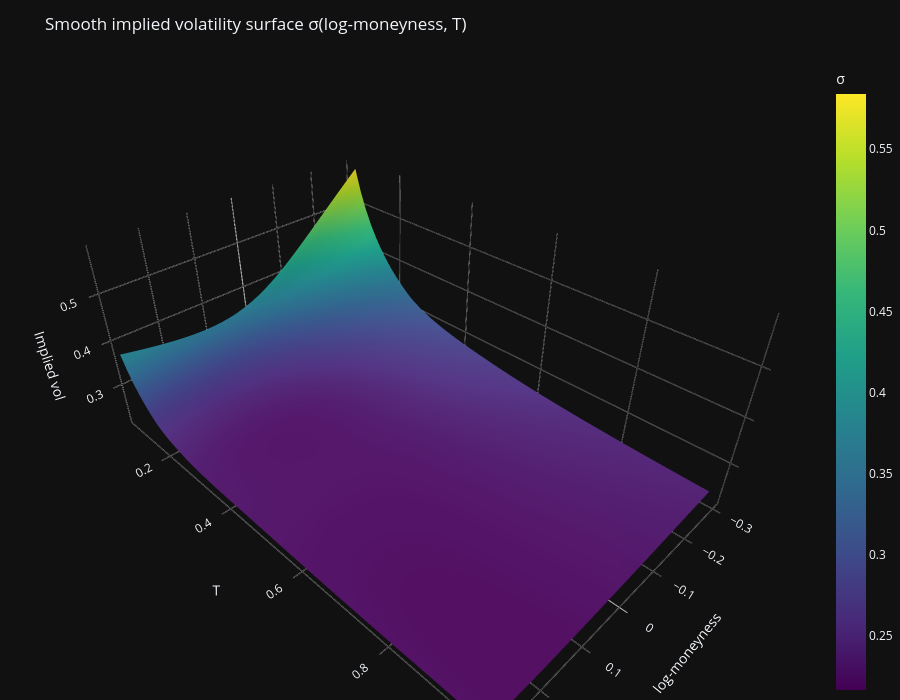

Notebook cell for this chart:
### Code cell
fig = go.Figure(
    data=[
        go.Surface(
            x=LM,                 # log-moneyness grid
            y=TT,                 # T grid
            z=IV_surface,         # implied vol surface
            colorscale="Viridis",
            cmin=np.nanmin(IV_surface),
            cmax=np.nanmax(IV_surface),
            colorbar=dict(title="σ")
        )
    ]
)

fig.update_layout(
    template="plotly_dark",  
    title="Smooth implied volatility surface σ(log-moneyness, T)",
    width=900,
    height=700,
    scene=dict(
        xaxis_title="log-moneyness",
        yaxis_title="T",
        zaxis_title="Implied vol",
        xaxis=dict(showgrid=True, gridcolor="rgba(255,255,255,0.12)"),
        yaxis=dict(showgrid=True, gridcolor="rgba(255,255,255,0.12)"),
        zaxis=dict(showgrid=True, gridcolor="rgba(255,255,255,0.12)")
    ),
    margin=dict(l=0, r=0, t=60, b=0)
)

fig.show()

### Figure 1 — Plotly figure (JSON) as saved in the notebook; plotly's stock layout.template omitted (floating-point values rounded to 4 significant figures; data arrays with more than 128 entries replaced by an {"elided": "..."} marker saying what was removed)
{"data": [{"cmax": 0.5841, "cmin": 0.2166, "colorbar": {"title": {"text": "σ"}}, "colorscale": [[0, "#440154"], [0.1111, "#482878"], [0.2222, "#3e4989"], [0.3333, "#31688e"], [0.4444, "#26828e"], [0.5556, "#1f9e89"], [0.6667, "#35b779"], [0.7778, "#6ece58"], [0.8889, "#b5de2b"], [1, "#fde725"]], "type": "surface", "x": {"elided": "60x121 float values"}, "y": {"elided": "60x121 float values"}, "z": {"elided": "60x121 float values"}}], "layout": {"height": 700, "margin": {"b": 0, "l": 0, "r": 0, "t": 60}, "scene": {"xaxis": {"gridcolor": "rgba(255,255,255,0.12)", "showgrid": true, "title": {"text": "log-moneyness"}}, "yaxis": {"gridcolor": "rgba(255,255,255,0.12)", "showgrid": true, "title": {"text": "T"}}, "zaxis": {"gridcolor": "rgba(255,255,255,0.12)", "showgrid": true, "title": {"text": "Implied vol"}}}, "title": {"text": "Smooth implied volatility surface σ(log-moneyness, T)"}, "width": 900}}
